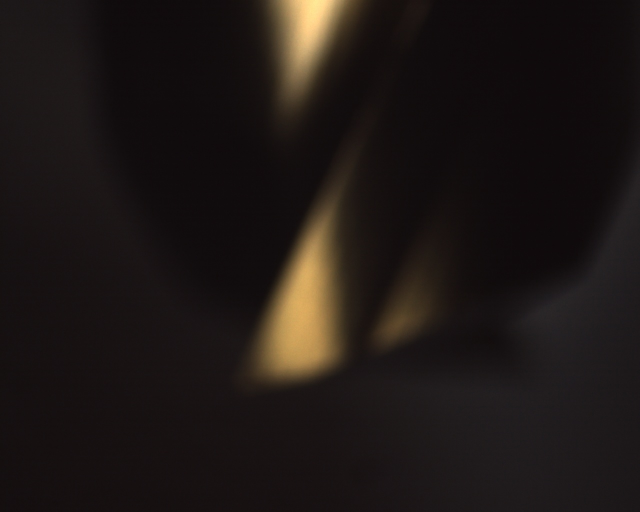
#> input picture tmp_img/0.jpg, 1280 x 1024 px, found by its file name (shown at 1/2 size); its folder holds 4 pictures in this run
$ python hog_svm.py
#> lines starting #> are read from the running program, lines starting #| are printed output that depends on the picture
#计算laplace算子
import numpy as np
from scipy.ndimage import variance
from skimage import io
from skimage.color import rgb2gray
from skimage.filters import laplace
from sklearn import preprocessing, svm
from sklearn.cluster import KMeans
import matplotlib.pyplot as plt


def process(img):
    edge_laplace = laplace(img, ksize=3)
    # print(f"Variance: {variance(edge_laplace)}")
    # print(f"Maximum : {np.amax(edge_laplace)}")
    return variance(edge_laplace), np.amax(edge_laplace)


sharp_laplaces = []
blurry_laplaces = []
for i in range(32):
    path = f'C:/Users/smpss/kmol/PAOM/tmp_img/{i}.jpg'
    img = io.imread(path)
#> img is the input picture: shape (1024, 1280, 3); mean R, G, B 30, 23.7, 21.4
    img = rgb2gray(img)
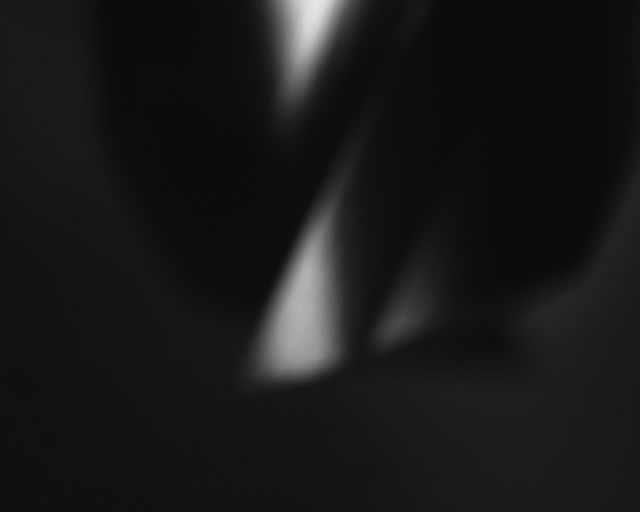
#> img: shape (1024, 1280) float64 (shown at 1/2 size); min 0.0369, max 0.915, mean 0.0975
    features = process(img)
#> in process, `edge_laplace = laplace(img, ksize=3)`:
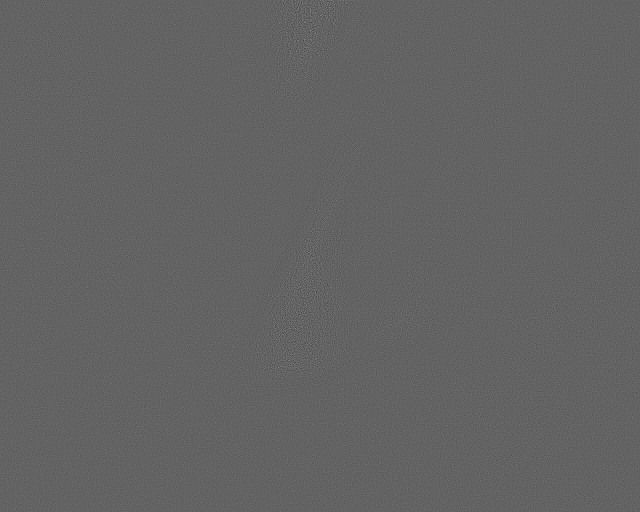
#> edge_laplace: shape (1024, 1280) float64 (shown at 1/2 size); min -0.0706, max 0.111, mean -3.36e-19; drawn with min black and max white
#> features = (4.19e-05, 0.111)
    if i < 19:
        blurry_laplaces.append(features)
    else:
        sharp_laplaces.append(features)
#> pass 2 of the loop `for i in range(32):`:
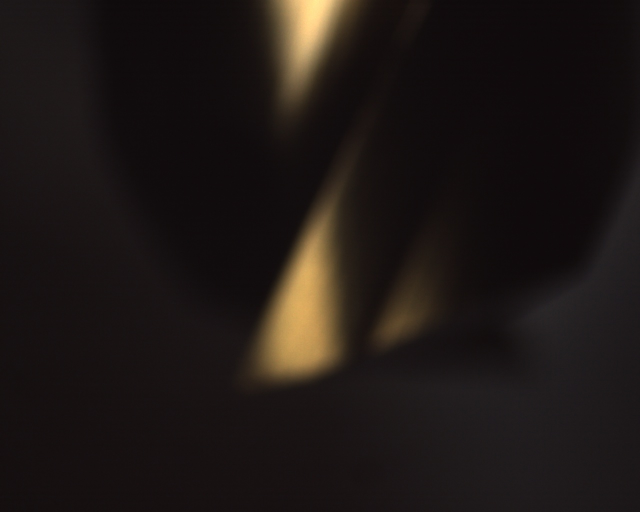
#> input picture tmp_img/1.jpg, 1280 x 1024 px, found by its file name (shown at 1/2 size)
#> img is the input picture: shape (1024, 1280, 3); mean R, G, B 29.9, 23.6, 21.3
#> `img = rgb2gray(img)`:
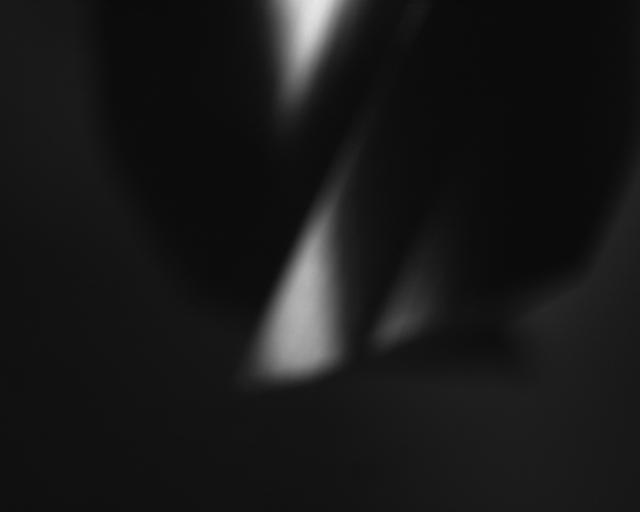
#> img: shape (1024, 1280) float64 (shown at 1/2 size); min 0.035, max 0.921, mean 0.0973
#> in process (call 2), `edge_laplace = laplace(img, ksize=3)`:
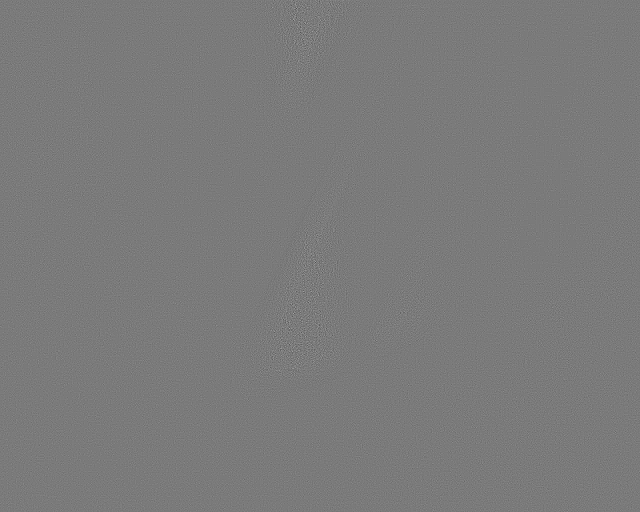
#> edge_laplace: shape (1024, 1280) float64 (shown at 1/2 size); min -0.0846, max 0.091, mean -3.35e-19; drawn with min black and max white
#> features = (4.24e-05, 0.091)
#> (the run stopped early here; a loop or call above may not have finished)
